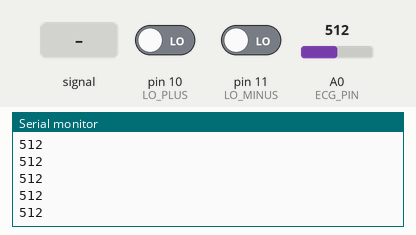
The sketch below on a simulated Arduino Uno, built with avr-gcc and run on an emulated ATmega328P. On the bench: the last lines printed to the serial monitor. Inputs (shaded band) come from the test bench; at power-on: A0 (ECG_PIN) = 512, pin 10 (LO_PLUS) LOW, pin 11 (LO_MINUS) LOW.

Above: at 1.2 s.
1.3 s: A0 (ECG_PIN) fed a 200 Hz sine of ±81 counts around its level
At 2.4 s:
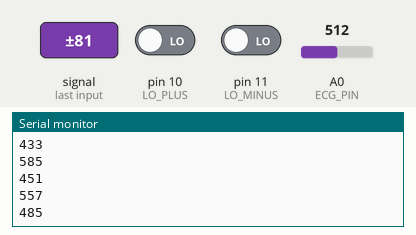
2.8 s: A0 (ECG_PIN) set to 716
At 3.6 s:
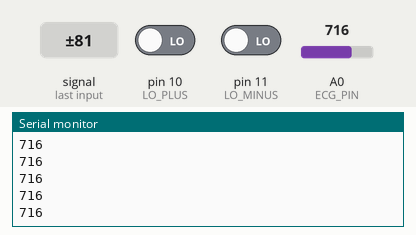
4.3 s: pin 10 (LO_PLUS) driven HIGH
Timing chart, 0 to 5.6 s (numbered marks = the images above; inputs shaded):
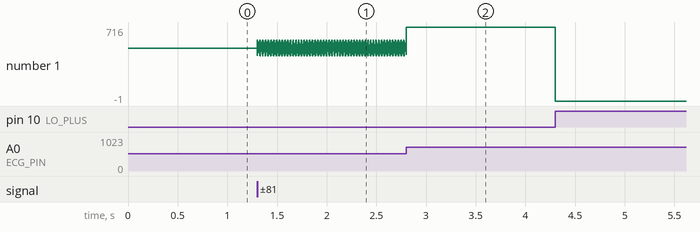

The sketch:

ecg_ad8232.ino
```cpp
/*
  ECG - Arduino with AD8232 module
  Wiring:
    OUTPUT -> A0
    LO+    -> D10
    LO-    -> D11
    3.3V   -> 3.3V
    GND    -> GND
  Note: Use 3-lead electrode placement (RA, LA, RL).
  Output: prints raw ECG waveform value over Serial, or -1 if leads are off.
*/

const int ECG_PIN = A0;
const int LO_PLUS = 10;
const int LO_MINUS = 11;

void setup() {
  Serial.begin(115200);
  pinMode(LO_PLUS, INPUT);
  pinMode(LO_MINUS, INPUT);
}

void loop() {
  if (digitalRead(LO_PLUS) == HIGH || digitalRead(LO_MINUS) == HIGH) {
    Serial.println(-1); // leads off patient
  } else {
    int ecgValue = analogRead(ECG_PIN);
    Serial.println(ecgValue);
  }
  delay(2); // ~500 Hz sampling, standard for ECG
}
```

Measured:
- after the input at 1.3 s, the serial monitor: prints a new line at once (image 1)
- plotted number 1: 512 → 446 after the input at 1.3 s
